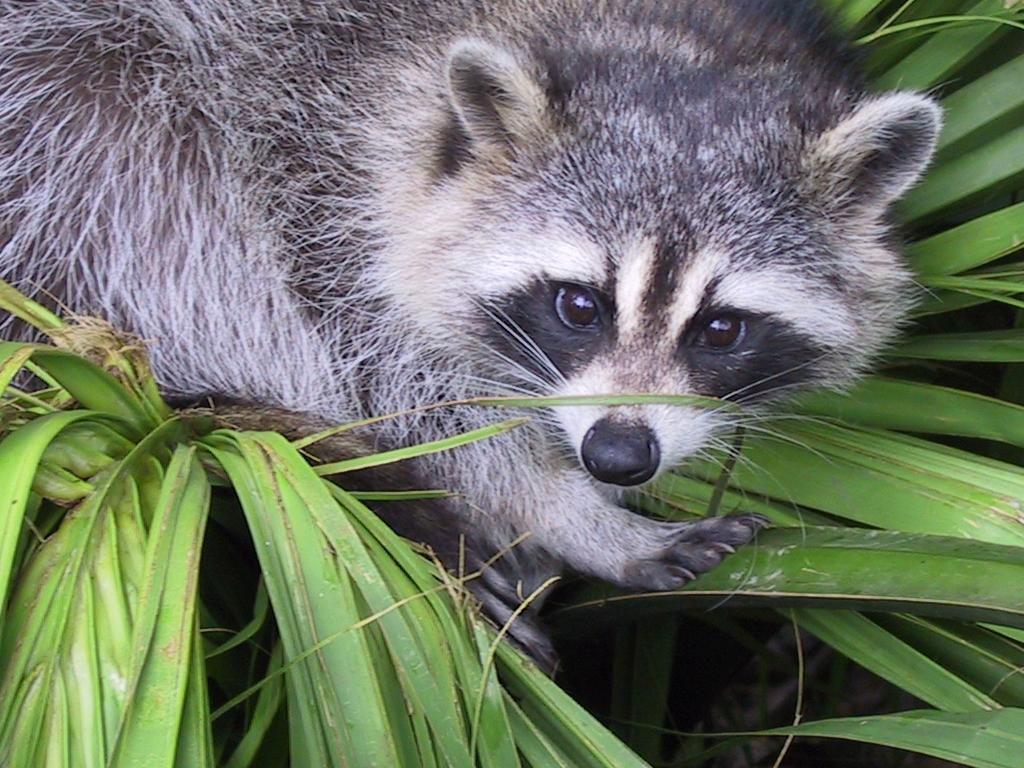
#> input picture Module 1/ex04/animal.jpeg, 1024 x 768 px
$ python rotate.py
#> lines starting #> are read from the running program, lines starting #| are printed output that depends on the picture
### Module 1/ex04/load_image.py
import numpy as np
import matplotlib.pylab as plt


def ft_load(path: str) -> np.ndarray:

#> called with path = 'animal.jpeg'
    try:
        assert (isinstance(path, str)), "Argument must be a string."
    except AssertionError as e:
        print("AssertionError:", e)
        return

    try:
        image = plt.imread(path)
#> image is the input picture: shape (768, 1024, 3); mean R, G, B 110.7, 117.7, 102.1
        return (image)
    except Exception as e:
        print("{}: {}".format(type(e).__name__, e))

### Module 1/ex04/rotate.py
from load_image import ft_load
import numpy as np
import matplotlib.pylab as plt


def ft_zoom(img: np.ndarray) -> np.ndarray:
	'''Crops the image by half, around the centre of the image and converts
	it to grayscale. Returns the numpy array of the result'''

	# grayscaling
	gray = np.array(np.mean(img, -1))
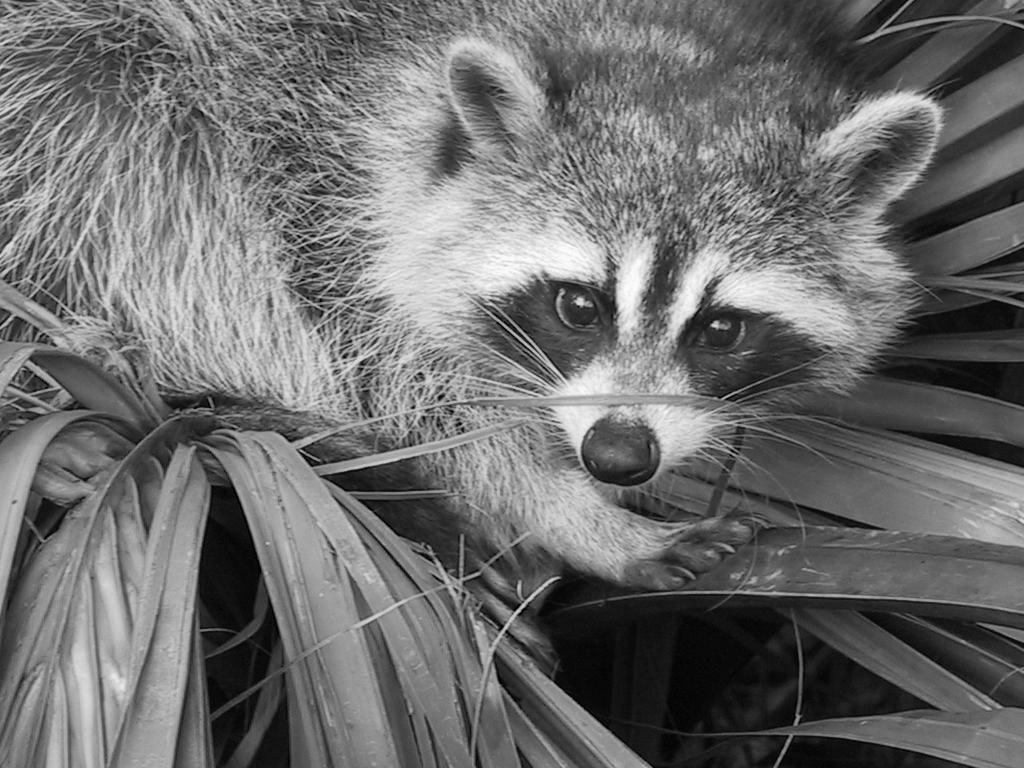
#> gray: shape (768, 1024) float64; min 0, max 254, mean 110.2

	# cropping
	x, y = gray.shape
#> x = 768; y = 1024
	crop = gray[x//4:-x//4, y//4:-y//4]
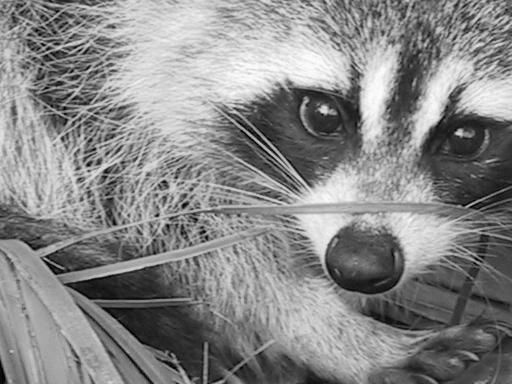
#> crop: shape (384, 512) float64; min 0.667, max 254, mean 135.6
#| The shape of image is: (384, 512, 1) or (384, 512)

	# return the cropped and "grayscaled" image as an numpy array
	return (crop)


def ft_transpose(img: np.ndarray) -> np.ndarray:
	'''Takes an image and transposes it to appear like it has been rotated
	by 90 degrees anti-clockwise. Returns the numpy array of the result'''

	# get the size of the current image
	old_x, old_y = img.shape
#> old_x = 384; old_y = 512

	# get the size of the resulting image and init
	new_x, new_y = old_y, old_x
#> new_x = 512; new_y = 384
	ret = np.zeros([new_x, new_y])

	# rotate it and pray
	for i in range(old_x):
		for j in range(old_y):
			ret[-j][i] = img[i][j]
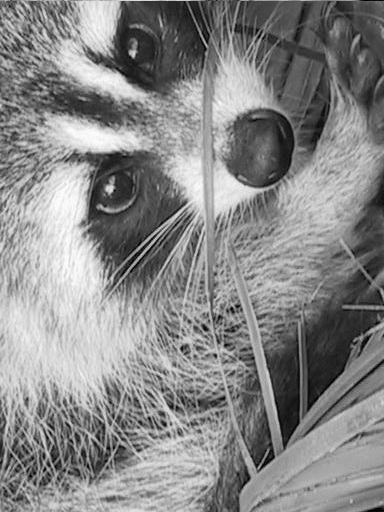
#> ret: shape (512, 384) float64; min 0.667, max 254, mean 135.6

	return (ret)


def main():
	img = ft_load("animal.jpeg")
	if img is None:
		raise AssertionError("ft_load must return a valid array.")
	zoomed = ft_zoom(img)
	print(
		f"The shape of image is: {zoomed[:, :, plt.newaxis].shape}"
		f" or {zoomed.shape}"
	)
	res = ft_transpose(zoomed)
	print(f"New shape after Transpose: {res.shape}")
#| New shape after Transpose: (512, 384)
	print(res)
#> (printed output is left out)

	plt.imshow(res, cmap=plt.get_cmap('grey'))
	plt.show()


if __name__ == "__main__":
	main()
